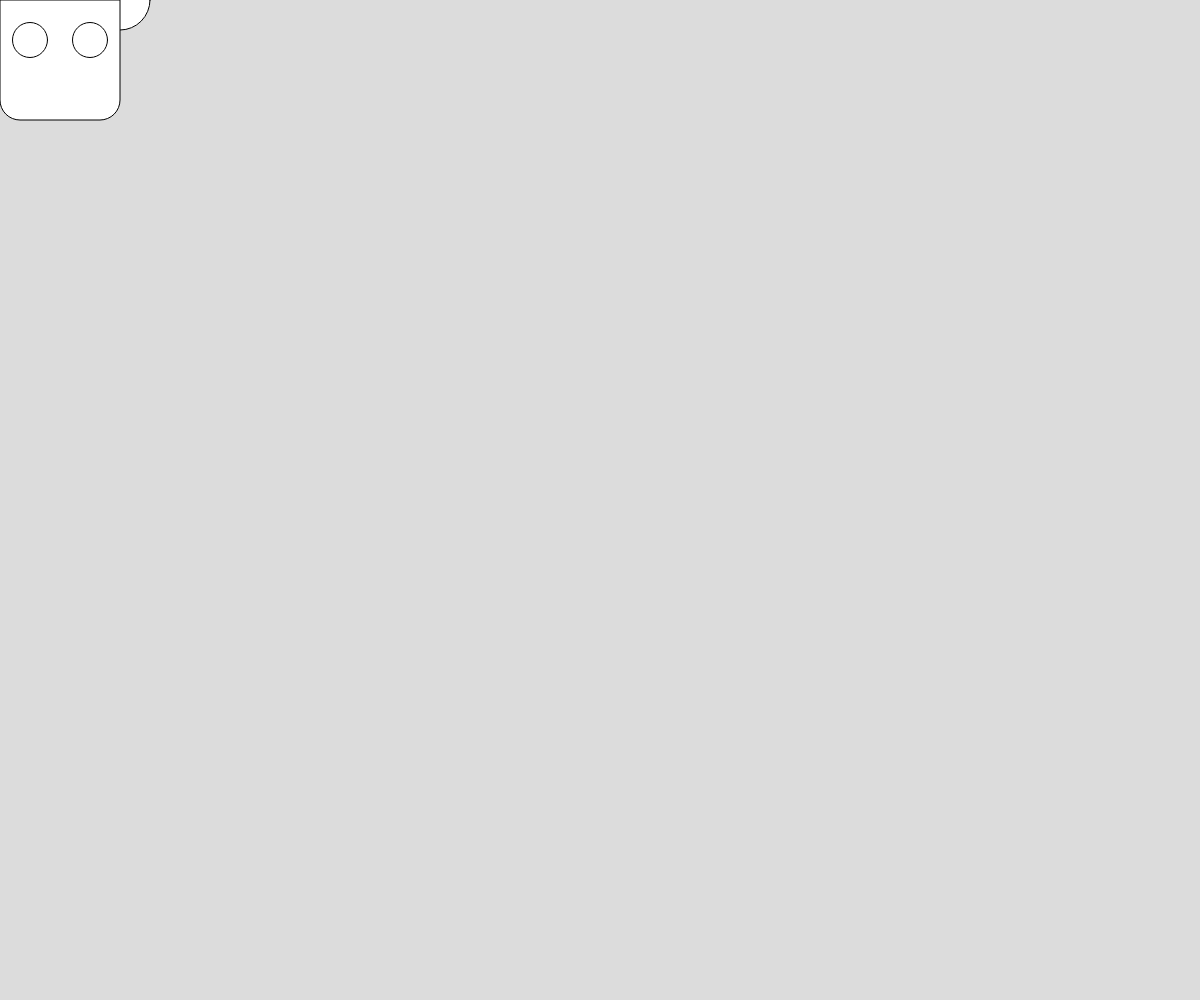
Frame 1 (no input)
Frame 60 (no input): identical to frame 1, image omitted
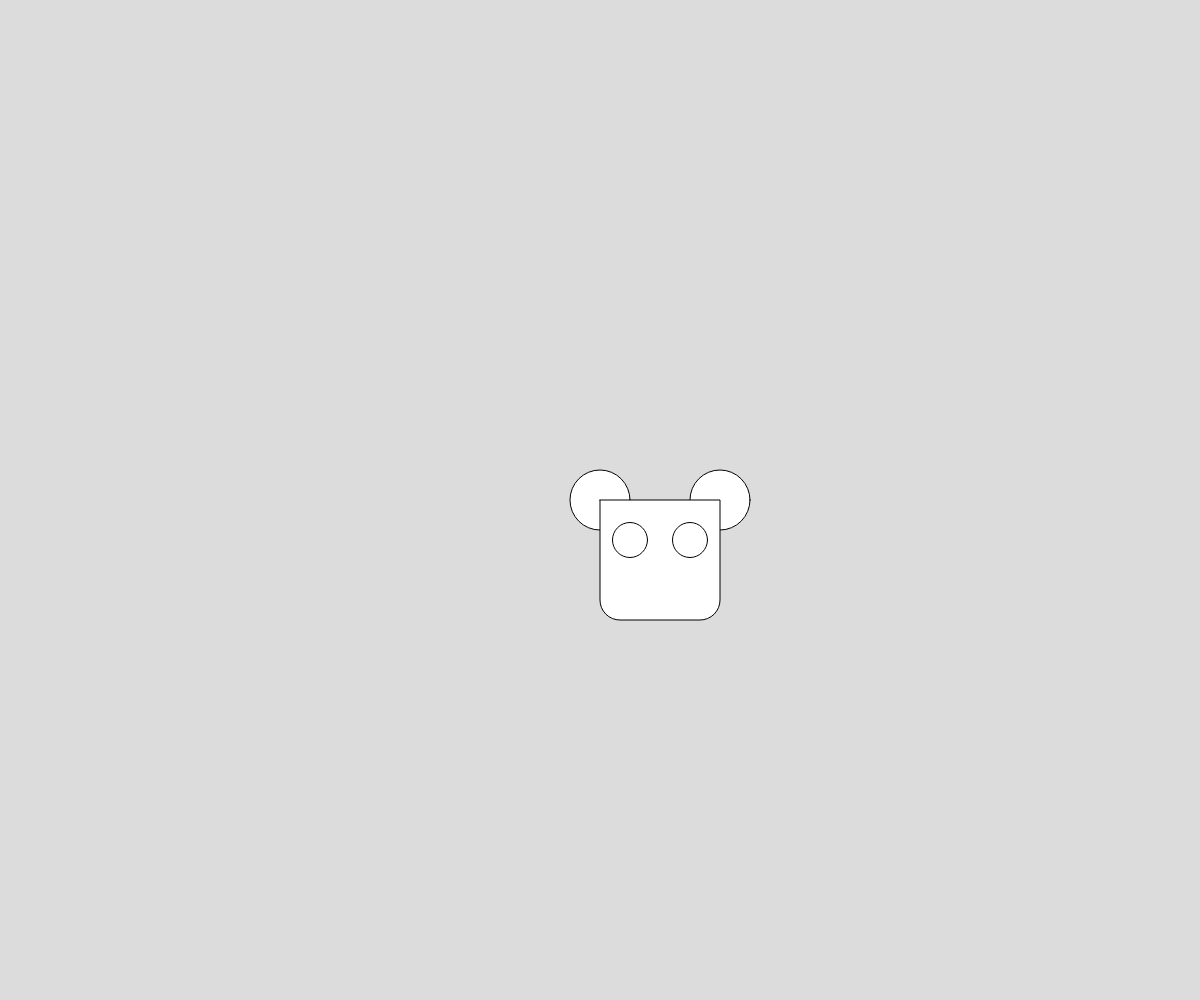
Frame 120 (the mouse pressed at the canvas centre since frame 60)

The p5.js sketch that drew these frames (run headless with seeded random() and noise() and a simulated clock; from frame 60 on, the mouse is pressed at the canvas centre):

// p5.js sketch
// ── sketch.js
// Project Title
// Your Name
// Date
//
// Extra for Experts:
// - describe what you did to take this project "above and beyond"

let circleDiameter = 60;
function setup() {
  createCanvas(windowWidth, windowHeight);
}

function draw() {
  background(220);
  mouseHead();
  mouseFace();
}
function mouseHead(){
  circle(mouseX, mouseY, circleDiameter);
  circle(mouseX + (circleDiameter * 2), mouseY, circleDiameter); 
  rect(mouseX, mouseY, circleDiameter*2, circleDiameter*2, 0, 0, 20, 20);
}

function mouseFace(){
  circle(mouseX + (circleDiameter / 2), mouseY + 40, circleDiameter - 25);
  circle(mouseX + (2*circleDiameter) - 30, mouseY + 40, circleDiameter - 25);
  arc(mouseX + (2*circleDiameter) - 30, mouseY + 70, 40, 10, (11 * PI) / 6);
}
